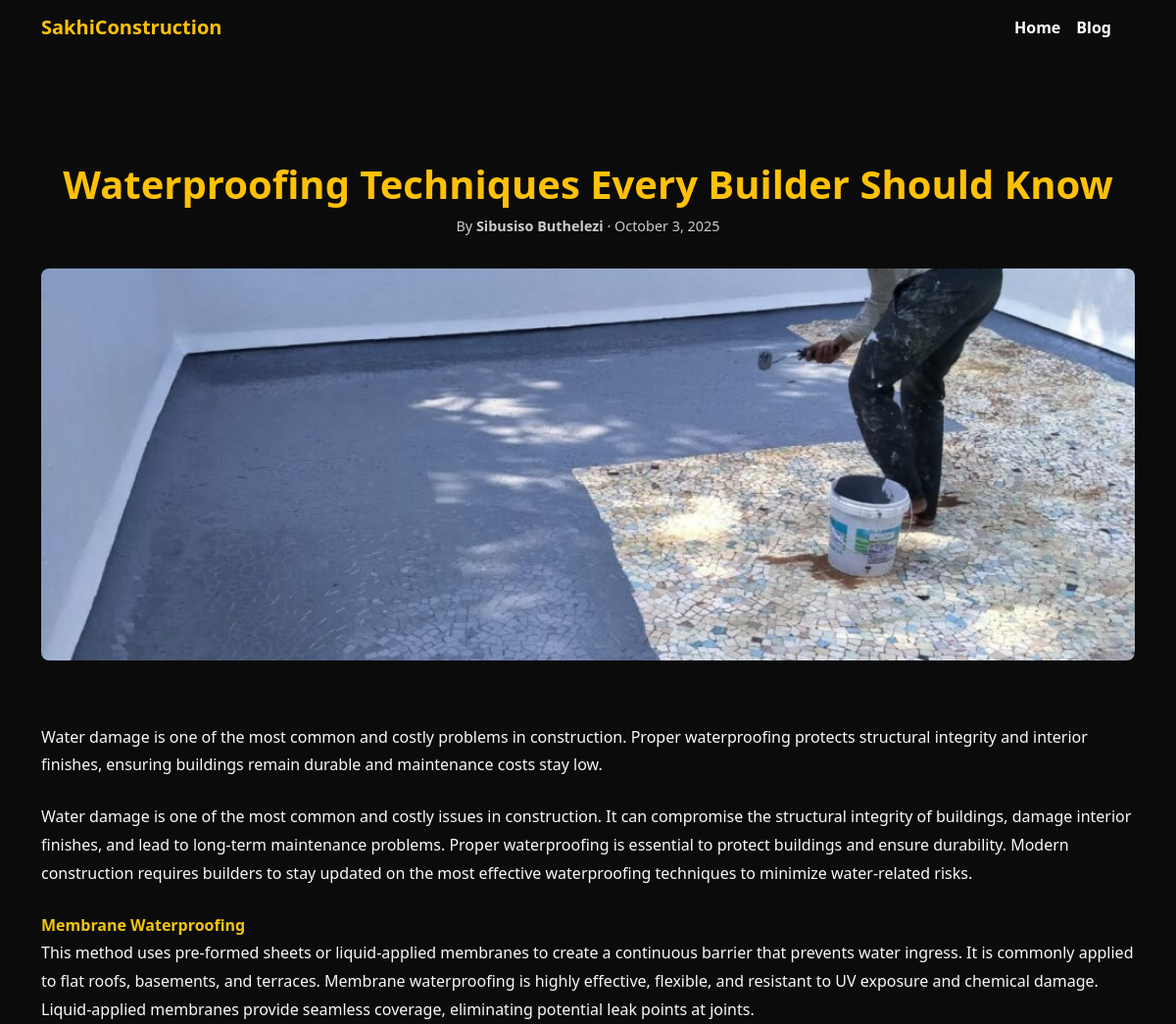
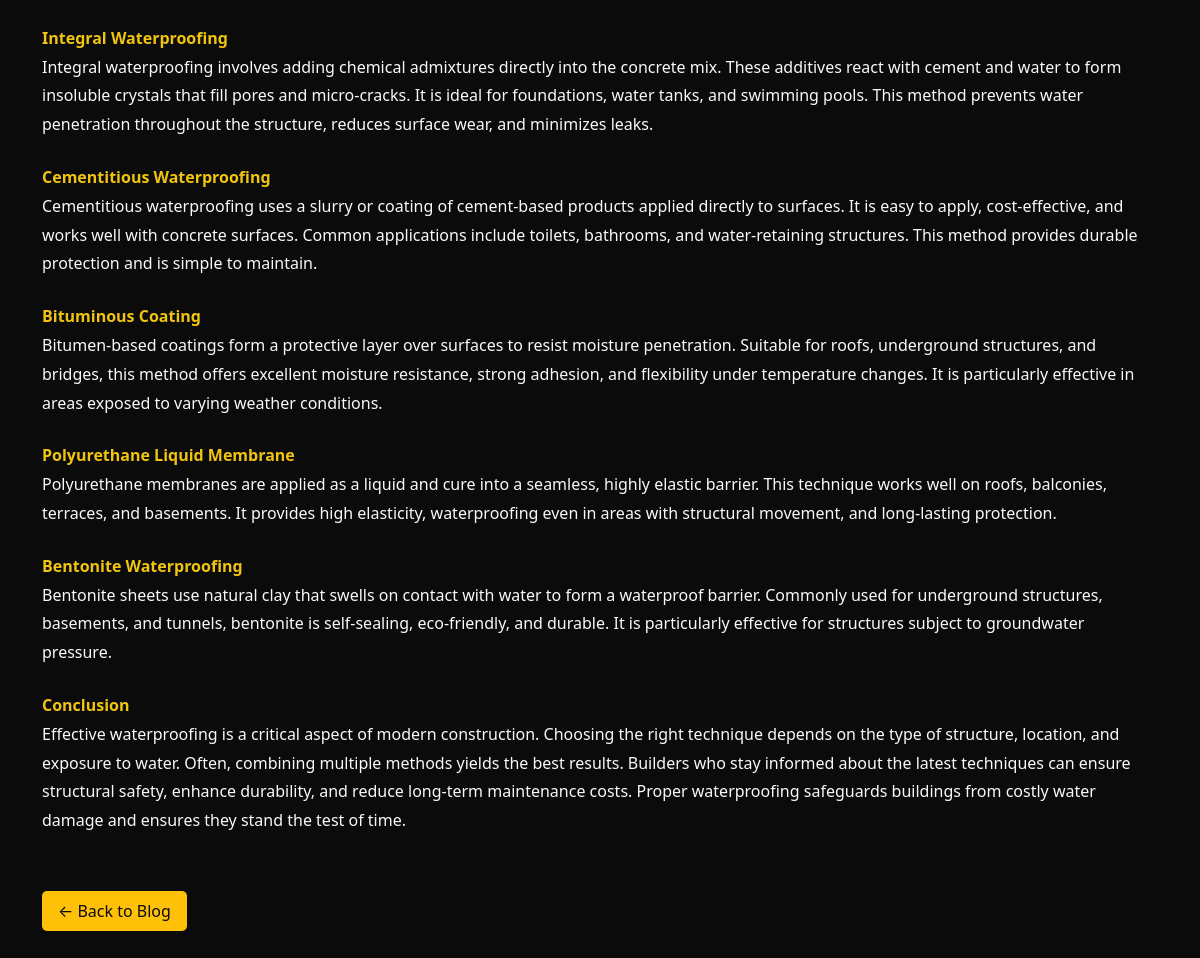
Screenshot of /blog/post/waterproofing-techniques-every-builder-should-know/ with the database file from the repository (2 pictures, top to bottom).
### blog/models.py (models this page shows, shortened)
class Post(models.Model):
    image = models.ImageField(upload_to='posts/', default='construction.jpg')
    title = models.CharField(max_length=200)
    slug = models.SlugField(max_length=200, unique=False ,  blank=True)
    description = models.TextField(default='No description available.')
    content = RichTextField()
    author = models.ForeignKey(User, on_delete=models.CASCADE)
    created_at = models.DateTimeField(auto_now_add=True)

### blog/views.py (the view)
# urls.py: path('post/<slug:slug>/', BlogPageView.as_view(), name='blog_post'),
class BlogPageView(TemplateView):
    template_name = "blog_template.html"
    def get(self, request , slug):
        try:
            self.post = Post.objects.get(slug=slug)
        except Post.DoesNotExist:
            return render(request, "404.html")
        return render(request, self.template_name , {"post": self.post})

### templates/blog_template.html (shortened to what this page needs)
{% load static %}
<!DOCTYPE html>
<html lang="en">
<head>
  <link href="https://cdn.jsdelivr.net/npm/bootstrap@5.3.3/dist/css/bootstrap.min.css" rel="stylesheet">
  <link rel="stylesheet" href="{% static 'styles/nav.css' %}">
  <link rel="stylesheet" href="{% static 'styles/main.css' %}">
</head>
<body>
<nav class="navbar navbar-expand-lg navbar-dark navbar-custom fixed-top">
  <div class="container">
    <a class="navbar-brand" href="{% url 'home' %}">SakhiConstruction</a>
    <div class="collapse navbar-collapse" id="navbarNav">
      <ul class="navbar-nav ms-auto me-3">
        <li class="nav-item"><a style="font-weight: bolder;" class="nav-link" href="{% url 'home' %}">Home</a></li>
        <li class="nav-item"><a style="font-weight: bolder;" class="nav-link" href="{% url 'blog_list' %}">Blog</a></li>
      </ul>
    </div>
  </div>
</nav>
<main class="container" style="padding-top: 100px; padding-bottom: 4rem;">
  <header class="blog-header">
    <h1>{{ post.title }}</h1>
    <p class="blog-meta">By <b>{{ post.author.first_name }} {{ post.author.last_name }} </b> · {{ post.created_at|date:"F j, Y" }}</p>
    <img src="{{ post.image.url }}" alt="{{ post.title }}" class="blog-img">
  </header>
  <article class="blog-content text-light">
    <p>{{ post.description }}</p>
    {{ post.content|safe }}
    <a href="{% url 'blog_list' %}" class="btn btn-back">← Back to Blog</a>
  </article>
</main>
</body>
</html>

### static/styles/nav.css (style rules this page uses)
.navbar-custom { background-color: #0B0B0B; }
.navbar-custom .nav-link { color: #fff; }
.navbar-custom .navbar-brand { font-weight: 700; color: #ffc107 !important; }

### templates/blog_template.html (style rules this page uses)
body { background-color: #0B0B0B; color: #fff; }
a { color: #ffc107; }
.blog-header { text-align: center; padding: 4rem 0 2rem 0; }
.blog-header h1 { color: #ffc107; font-weight: 700; }
.blog-meta { color: #ccc; font-size: 0.9rem; margin-bottom: 2rem; }
.blog-img { width: 100%; max-height: 400px; object-fit: cover; border-radius: 8px; margin-bottom: 2rem; }
.blog-content p { line-height: 1.8; margin-bottom: 1.5rem; }
.btn-back { margin-top: 2rem; background-color: #ffc107; color: #0B0B0B; border: none; padding: 8px 16px; border-radius: 5px; text-decoration: none; }

### rows the page displays
Post: title "Waterproofing Techniques Every Builder Should Know", author.first_name "Sibusiso", author.last_name "Buthelezi", created_at "October 3, 2025", image (picture), description "Water damage is one of the most common and costly problems in construction. Proper waterproofing protects structural integrity and interior finishes, ensuring buildings remain durable and maintenance costs stay low.", content "Water damage is one of the most common and costly issues in construction. It can compromise the structural integrity of buildings, damage interior finishes, and lead to long-term maintenance problems. Proper waterproofing is essential to protect buildings and ensure durability. Modern construction requires builders to stay updated on the most effective waterproofing techniques to minimize water-related risks. Membrane Waterproofing This method uses pre-formed sheets or liquid-applied membranes to create a continuous barrier that prevents water ingress. It is commonly applied to flat roofs, basements, and terraces. Membrane waterproofing is highly effective, flexible, and resistant to UV…"
